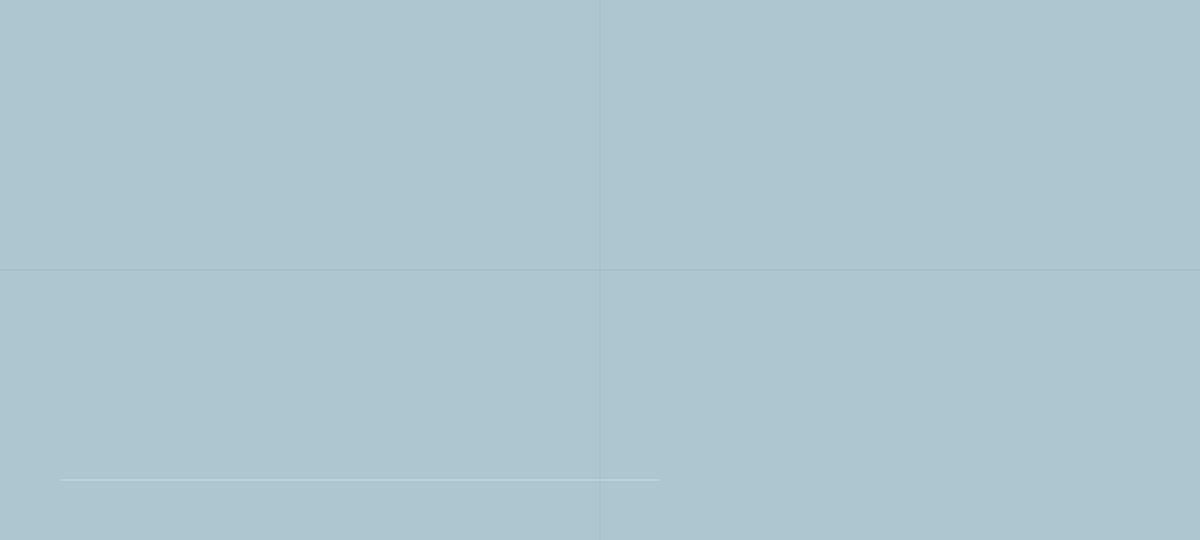
Frame 1 (no input)
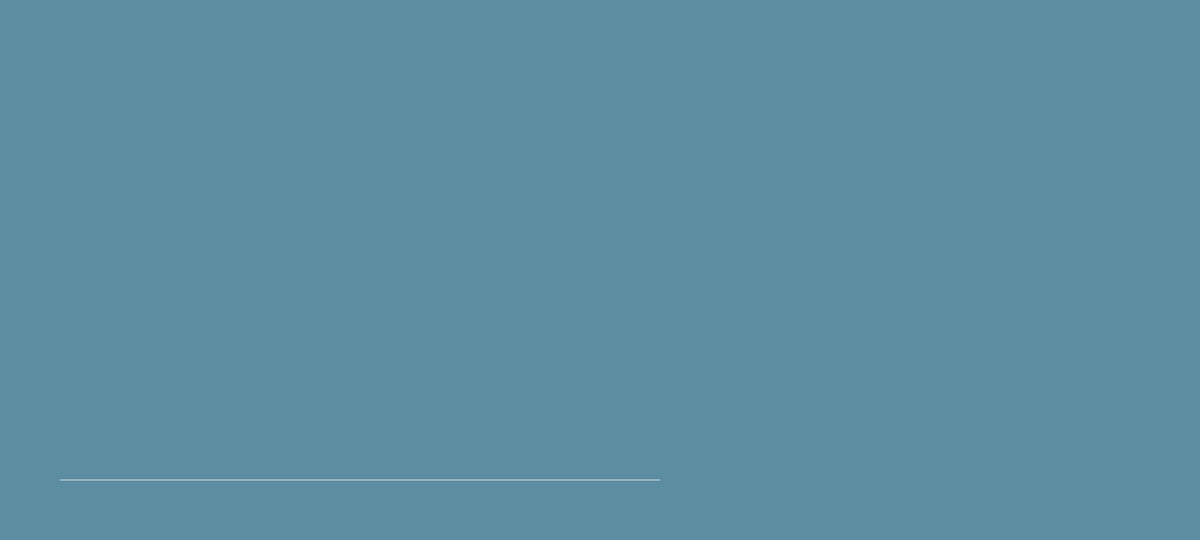
Frame 60 (no input)
Frame 120 (the mouse pressed at the canvas centre since frame 60): identical to frame 60, image omitted

The p5.js sketch that drew these frames (run headless with seeded random() and noise() and a simulated clock; from frame 60 on, the mouse is pressed at the canvas centre):

// p5.js sketch
// ── sketch.js
var current = [...'F1;']
var next = [] 
var count = 0
var posY = 20
var s = []

var c = 0 
var p = 0
var q = 0
var h = 0

function setup() {
    
	createCanvas(2000, 900);
	angleMode(DEGREES)
	colorMode(HSB)

	background(255);
	stroke(255, 100);
	strokeWeight(0.5)
	noFill();


	stroke("grey")
	strokeWeight(0.3)
	line(0, height/2, width, height/2)
	line(width/2, 0, width/2, height)

	// noLoop()

	c = 1
	p = 0.3
	q = c - p
	h = pow((p * q), 0.5)
	h = round(h * 100)/100

}


function draw() {

	background(197, 42, 63, 0.5)
	// Angle in degrees
	var theta = 86 
	var step_size = width/2 
	var step_radius = 2000 
	var wind = 10

	// Initial theta, position
	var ta = 0
	var tx = 100 
	var ty = height - 100 
	var th = 0
	var th_step = 3
	var hue_max = 230
	var hue_min = 100

	// stroke(200, 100, 100)
	stroke(0, 0, 90)
	fill(count * 10, 100, 100)
	strokeWeight(1)

	if (current.length > 0) {
		// stroke(100, random(150), 150, 255 - (count * 20))
		// stroke("SteelBlue")
		// for (var c of current) {
		for (let i = 0; i < current.length; i++) {
			let c = current[i]
			let vx = 0
			if (c == 'F') {

				let val = [] 
				for (let j = 1; j < 10; j++){
					let v = current[i + j]
					if (v == ';') {
						break
					} else {
						val.push(v)
					}
				}
				vx = parseFloat(val.join(''))
				// console.log("vx: " + vx);

				var new_x = tx + vx * (step_size * cos(ta))
				var new_y = ty - vx * (step_size * sin(ta))
				line(tx, ty, new_x, new_y)
				tx = new_x
				ty = new_y
			} else if (c == 'D') { // F+F
				var new_x = tx + (step_size * cos(ta))
				var new_y = ty - (step_size * sin(ta))
				line(tx, ty, new_x, new_y)
				tx = new_x
				ty = new_y
				ta += theta
				var new_x = tx + (step_size * cos(ta))
				var new_y = ty - (step_size * sin(ta))
				line(tx, ty, new_x, new_y)
				tx = new_x
				ty = new_y

			} else if (c == 'G') { // F-F
				var new_x = tx + (step_size * cos(ta))
				var new_y = ty - (step_size * sin(ta))
				line(tx, ty, new_x, new_y)
				tx = new_x
				ty = new_y
				ta -= theta
				var new_x = tx + (step_size * cos(ta))
				var new_y = ty - (step_size * sin(ta))
				line(tx, ty, new_x, new_y)
				tx = new_x
				ty = new_y
			} else if (c == 'f') {
				var new_x = tx + (step_size * cos(ta))
				var new_y = ty - (step_size * sin(ta))
				tx = new_x
				ty = new_y
			} else if (c == '+') { // left
				// console.log("+");
				ta += theta
				// console.log(ta);
				// ta += (theta + wind * noise(frameCount/20)) 
			} else if (c == '-') { // right
				// console.log("-");
				ta -= theta
				// ta -= (theta + (1 - noise(frameCount/20))) 
			} else if (c == '[') {
				s.push(tx)
				s.push(ty)
				s.push(ta)
			} else if (c == ']') {
				ta = s.pop()
				ty = s.pop()
				tx = s.pop()
			} else if (c == 'C') {
				noStroke()
				ellipse(tx, ty, step_radius)
			} else if (c == 'H') {
				th += th_step
				if (th > hue_max) {
					th = th - (hue_max - hue_min)
				}
				fill(th, 100, 100, 0.5)
			}
		}
	}



}

function mouseClicked() {

	next = []
	// for (var c of current) {
	for (var i = 0; i < current.length; i++) {

		// let p = 0
		let c = current[i]
		// let n = current[i + 1]
		let x = 0

		// Rules
		if (c == 'F') {
			let val = [] 
			for (let j = 1; j < 10; j++){
				let v = current[i + j]
				if (v == ';') {
					break
				} else {
					val.push(v)
				}
			}
			x = parseFloat(val.join(''))
			// console.log("x: " + x)

			let a1 = x * p
			let a2 = x * h
			let a3 = x * h
			let a4 = x * q

			// console.log(a1, a2, a3, a4)
			
			next.push(..."F"+a1+";"+"+F"+a2+";--F"+a3+";+F"+a4+";")
		} else {
			next.push(c)
		}

		// if (i > 0) {
		// 	p = current[i - 1]
		// 	if (c == '0') {
		// 		if (p == '0' && n == '0') {
		// 			next.push('0')
		// 		} else if (p == '0' && n == '1') {
		// 			next.push(...'1[+F1F1]')
		// 		} else if (p == '1' && n == '0') {
		// 			next.push('0')
		// 		} else if (p == '1' && n == '1') {
		// 			next.push(...'1F1')
		// 		} else {
		// 			next.push('0')
		// 		}
		// 	} else if (c == '1') {
		// 		if (p == '0' && n == '0') {
		// 			next.push('1')
		// 		} else if (p == '0' && n == '1') {
		// 			next.push('1')
		// 		} else if (p == '1' && n == '0') {
		// 			next.push('0')
		// 		} else if (p == '1' && n == '1') {
		// 			next.push('0')
		// 		} else {
		// 			next.push('1')
		// 		}
		// 	} else if (c == '+') {
		// 		if (p == '*' && n == '*') {
		// 			next.push('-')
		// 		} else {
		// 			next.push('+')
		// 		}
		// 	} else if (c == '-') {
		// 		if (p == '*' && n == '*') {
		// 			next.push('+')
		// 		} else {
		// 			next.push('-')
		// 		}
		// 	} else {
		// 		next.push(c)
		// 	}
		// }

	}

	current = next
	// console.log(current)
	// console.log(current.join(''));
	// redraw()
	count++

	// console.log(Array.isArray(current))
}
